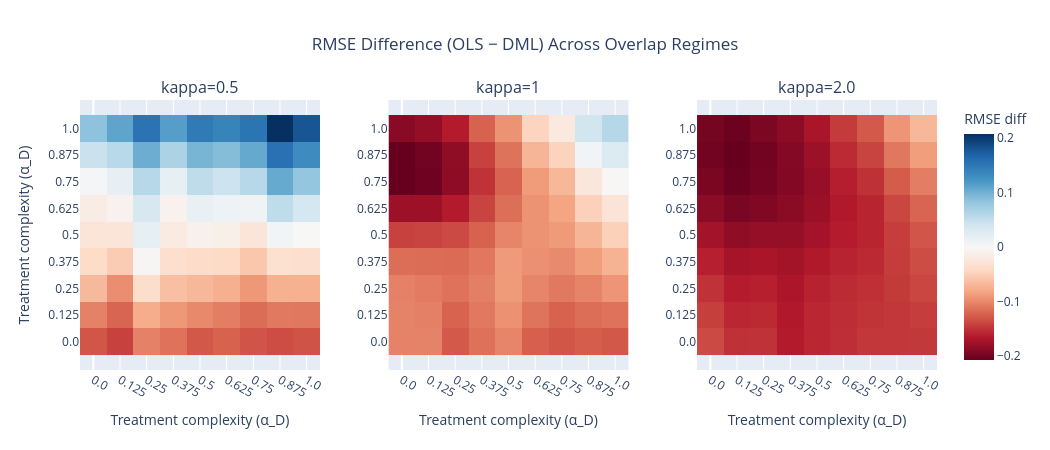

Write notebook code for a chart like this one.
### Code cell
fig = frontier_panels(summary_df, kappas=[0.5, 1, 2.0])
fig.show()

### Figure 1 — Plotly figure (JSON) as saved in the notebook; plotly's stock layout.template omitted (floating-point values rounded to 4 significant figures)
{"data": [{"colorscale": [[0, "rgb(103,0,31)"], [0.1, "rgb(178,24,43)"], [0.2, "rgb(214,96,77)"], [0.3, "rgb(244,165,130)"], [0.4, "rgb(253,219,199)"], [0.5, "rgb(247,247,247)"], [0.6, "rgb(209,229,240)"], [0.7, "rgb(146,197,222)"], [0.8, "rgb(67,147,195)"], [0.9, "rgb(33,102,172)"], [1, "rgb(5,48,97)"]], "hovertemplate": "alpha_d=%{x}<br>alpha_y=%{y}<br>RMSE diff=%{z:.4f}<extra></extra>", "showscale": false, "textfont": {"size": 10}, "texttemplate": "%{text}", "type": "heatmap", "x": [0, 0.125, 0.25, 0.375, 0.5, 0.625, 0.75, 0.875, 1], "xaxis": "x", "y": [0, 0.125, 0.25, 0.375, 0.5, 0.625, 0.75, 0.875, 1], "yaxis": "y", "z": [[-0.01748, -0.019, -0.01398, -0.01519, -0.01722, -0.01645, -0.01755, -0.01813, -0.0177], [-0.01405, -0.01624, -0.01028, -0.01217, -0.01339, -0.01432, -0.01568, -0.0147, -0.01476], [-0.009099, -0.01303, -0.00499, -0.008489, -0.009181, -0.01007, -0.0122, -0.009875, -0.009918], [-0.005448, -0.007114, -0.0004591, -0.004679, -0.005169, -0.005568, -0.007698, -0.004492, -0.004697], [-0.003586, -0.003627, 0.002439, -0.002452, -0.0013, -0.001593, -0.003598, 0.0009327, -7.478e-05], [-0.00212, -0.001183, 0.004736, -0.001144, 0.00219, 0.001647, 0.0012, 0.007109, 0.005041], [0.0004636, 0.002382, 0.007851, 0.002559, 0.007135, 0.005879, 0.007901, 0.01417, 0.01093], [0.006048, 0.007725, 0.01378, 0.008787, 0.01294, 0.01204, 0.0142, 0.02085, 0.01761], [0.01142, 0.0148, 0.02062, 0.01543, 0.0197, 0.01858, 0.02043, 0.02779, 0.02398]], "zmid": 0}, {"colorscale": [[0, "rgb(103,0,31)"], [0.1, "rgb(178,24,43)"], [0.2, "rgb(214,96,77)"], [0.3, "rgb(244,165,130)"], [0.4, "rgb(253,219,199)"], [0.5, "rgb(247,247,247)"], [0.6, "rgb(209,229,240)"], [0.7, "rgb(146,197,222)"], [0.8, "rgb(67,147,195)"], [0.9, "rgb(33,102,172)"], [1, "rgb(5,48,97)"]], "hovertemplate": "alpha_d=%{x}<br>alpha_y=%{y}<br>RMSE diff=%{z:.4f}<extra></extra>", "showscale": false, "textfont": {"size": 10}, "texttemplate": "%{text}", "type": "heatmap", "x": [0, 0.125, 0.25, 0.375, 0.5, 0.625, 0.75, 0.875, 1], "xaxis": "x2", "y": [0, 0.125, 0.25, 0.375, 0.5, 0.625, 0.75, 0.875, 1], "yaxis": "y2", "z": [[-0.02824, -0.02802, -0.03466, -0.03095, -0.02769, -0.03385, -0.03529, -0.0342, -0.03485], [-0.02802, -0.02851, -0.03303, -0.02974, -0.02557, -0.0304, -0.03323, -0.03158, -0.03075], [-0.02836, -0.0293, -0.03081, -0.02869, -0.02432, -0.02767, -0.02966, -0.02791, -0.02507], [-0.0316, -0.03182, -0.03192, -0.03, -0.02426, -0.02585, -0.02679, -0.02357, -0.01959], [-0.0385, -0.03808, -0.03711, -0.03326, -0.02762, -0.02543, -0.02429, -0.01913, -0.01337], [-0.04828, -0.04806, -0.04468, -0.038, -0.03127, -0.02541, -0.02249, -0.01326, -0.007604], [-0.05618, -0.05518, -0.05036, -0.04076, -0.03316, -0.02391, -0.01868, -0.006364, -0.0005177], [-0.05617, -0.05439, -0.05, -0.03852, -0.03066, -0.01913, -0.01272, 0.002124, 0.007844], [-0.05128, -0.04963, -0.04451, -0.03335, -0.02539, -0.0126, -0.00573, 0.0109, 0.01604]], "zmid": 0}, {"colorbar": {"title": {"text": "RMSE diff"}}, "colorscale": [[0, "rgb(103,0,31)"], [0.1, "rgb(178,24,43)"], [0.2, "rgb(214,96,77)"], [0.3, "rgb(244,165,130)"], [0.4, "rgb(253,219,199)"], [0.5, "rgb(247,247,247)"], [0.6, "rgb(209,229,240)"], [0.7, "rgb(146,197,222)"], [0.8, "rgb(67,147,195)"], [0.9, "rgb(33,102,172)"], [1, "rgb(5,48,97)"]], "hovertemplate": "alpha_d=%{x}<br>alpha_y=%{y}<br>RMSE diff=%{z:.4f}<extra></extra>", "showscale": true, "textfont": {"size": 10}, "texttemplate": "%{text}", "type": "heatmap", "x": [0, 0.125, 0.25, 0.375, 0.5, 0.625, 0.75, 0.875, 1], "xaxis": "x3", "y": [0, 0.125, 0.25, 0.375, 0.5, 0.625, 0.75, 0.875, 1], "yaxis": "y3", "z": [[-0.1374, -0.1518, -0.1512, -0.1651, -0.1573, -0.1532, -0.1482, -0.148, -0.1472], [-0.1438, -0.1573, -0.156, -0.1664, -0.1574, -0.1539, -0.15, -0.1478, -0.1443], [-0.1511, -0.1638, -0.162, -0.1691, -0.1606, -0.1553, -0.1522, -0.1468, -0.1395], [-0.1619, -0.1729, -0.1708, -0.1739, -0.1664, -0.16, -0.156, -0.1457, -0.1357], [-0.1746, -0.1849, -0.182, -0.1822, -0.1742, -0.1644, -0.1587, -0.1447, -0.1309], [-0.1878, -0.1976, -0.1938, -0.1891, -0.1803, -0.1662, -0.1588, -0.1399, -0.1214], [-0.1974, -0.2056, -0.2005, -0.193, -0.1815, -0.1628, -0.152, -0.1268, -0.1067], [-0.2012, -0.2077, -0.201, -0.1921, -0.1776, -0.1552, -0.1406, -0.1101, -0.08733], [-0.1994, -0.2045, -0.1962, -0.1868, -0.1706, -0.1461, -0.1282, -0.09284, -0.06865]], "zmid": 0}], "layout": {"annotations": [{"font": {"size": 16}, "showarrow": false, "text": "kappa=0.5", "x": 0.14, "xanchor": "center", "xref": "paper", "y": 1, "yanchor": "bottom", "yref": "paper"}, {"font": {"size": 16}, "showarrow": false, "text": "kappa=1", "x": 0.5, "xanchor": "center", "xref": "paper", "y": 1, "yanchor": "bottom", "yref": "paper"}, {"font": {"size": 16}, "showarrow": false, "text": "kappa=2.0", "x": 0.86, "xanchor": "center", "xref": "paper", "y": 1, "yanchor": "bottom", "yref": "paper"}], "height": 450, "title": {"text": "RMSE Difference (OLS − DML) Across Overlap Regimes", "x": 0.5}, "width": 1050, "xaxis": {"anchor": "y", "domain": [0, 0.28], "tickmode": "array", "ticktext": ["0.0", "0.125", "0.25", "0.375", "0.5", "0.625", "0.75", "0.875", "1.0"], "tickvals": [0, 0.125, 0.25, 0.375, 0.5, 0.625, 0.75, 0.875, 1], "title": {"text": "Treatment complexity (α_D)"}}, "xaxis2": {"anchor": "y2", "domain": [0.36, 0.64], "tickmode": "array", "ticktext": ["0.0", "0.125", "0.25", "0.375", "0.5", "0.625", "0.75", "0.875", "1.0"], "tickvals": [0, 0.125, 0.25, 0.375, 0.5, 0.625, 0.75, 0.875, 1], "title": {"text": "Treatment complexity (α_D)"}}, "xaxis3": {"anchor": "y3", "domain": [0.72, 1], "tickmode": "array", "ticktext": ["0.0", "0.125", "0.25", "0.375", "0.5", "0.625", "0.75", "0.875", "1.0"], "tickvals": [0, 0.125, 0.25, 0.375, 0.5, 0.625, 0.75, 0.875, 1], "title": {"text": "Treatment complexity (α_D)"}}, "yaxis": {"anchor": "x", "domain": [0, 1], "scaleanchor": "x", "scaleratio": 1, "tickmode": "array", "ticktext": ["0.0", "0.125", "0.25", "0.375", "0.5", "0.625", "0.75", "0.875", "1.0"], "tickvals": [0, 0.125, 0.25, 0.375, 0.5, 0.625, 0.75, 0.875, 1], "title": {"text": "Treatment complexity (α_D)"}}, "yaxis2": {"anchor": "x2", "domain": [0, 1], "scaleanchor": "x2", "scaleratio": 1, "tickmode": "array", "ticktext": ["0.0", "0.125", "0.25", "0.375", "0.5", "0.625", "0.75", "0.875", "1.0"], "tickvals": [0, 0.125, 0.25, 0.375, 0.5, 0.625, 0.75, 0.875, 1]}, "yaxis3": {"anchor": "x3", "domain": [0, 1], "scaleanchor": "x3", "scaleratio": 1, "tickmode": "array", "ticktext": ["0.0", "0.125", "0.25", "0.375", "0.5", "0.625", "0.75", "0.875", "1.0"], "tickvals": [0, 0.125, 0.25, 0.375, 0.5, 0.625, 0.75, 0.875, 1]}}}
